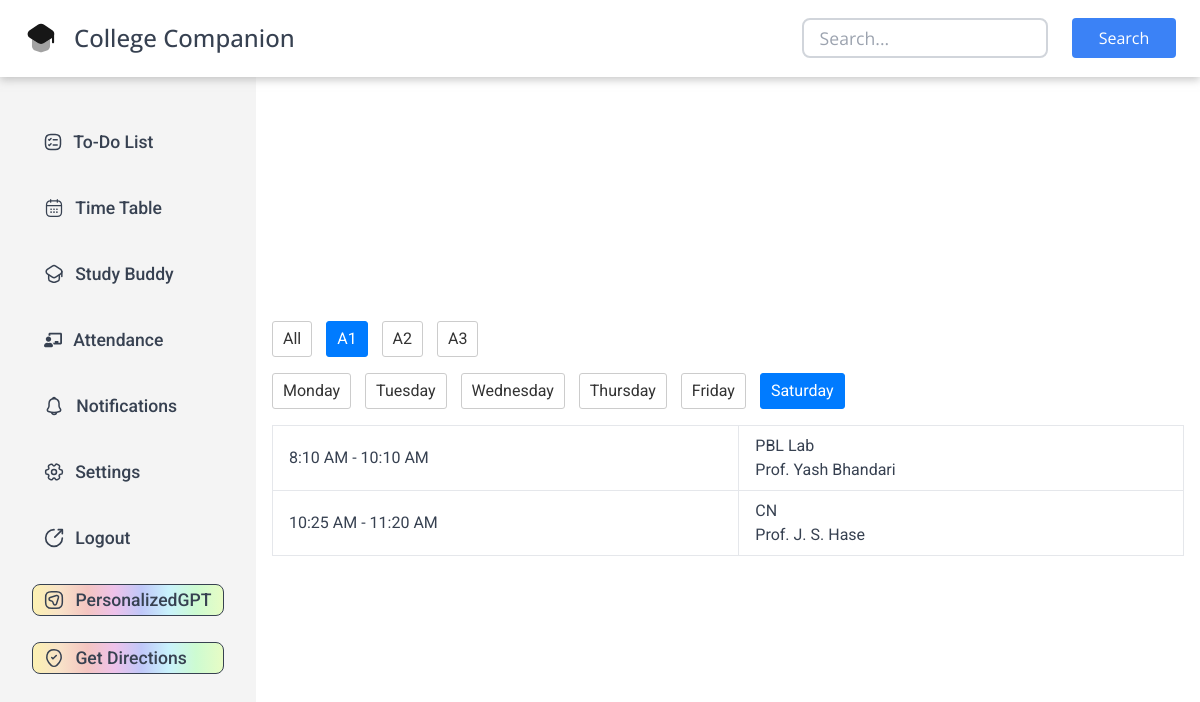
The page /timetable (signed in) on the database its author committed.
### tables this page shows
CREATE TABLE "timetable"(
 "id" INTEGER PRIMARY KEY,
 "day" TEXT,
 "time_slot" TEXT,
 "subject" TEXT,
 "faculty" TEXT,
 "batch" TEXT,
 "branch" TEXT
);

CREATE TABLE "faculty"(
  "id" TEXT,
  "name" TEXT,
  "email" TEXT,
  "subject" TEXT,
  "branch" TEXT
);

### app.py (the view)
@app.route("/timetable")
@login_required
def timetable():
    student_id = session['user_id']
    student_branch = db.execute(
        "SELECT branch FROM students WHERE id = ?", student_id)[0]['branch']
    roll_number = int(db.execute(
        "SELECT roll_no FROM students WHERE id = ?", student_id)[0]['roll_no'])
    if roll_number <= 26:
        student_batch = 'a1'
    elif roll_number >= 27 and roll_number <= 52:
        student_batch = 'a2'
    elif roll_number >= 53 and roll_number <= 77:
        student_batch = 'a3'
    else:
        student_batch = 'all'
    batch = request.args.get('batch', student_batch)
    current_date = datetime.now()
    current_day = current_date.strftime('%A')
    current_time = datetime.now().time()
    if current_day == "Sunday":
        day = request.args.get('day', 'Monday')
    else:
        day = request.args.get('day', current_day)
    time_table = db.execute(
        "SELECT time_slot, subject, faculty FROM timetable WHERE (branch = ?) AND (batch = ? OR batch = ?) AND (day = ?)", student_branch, batch, 'all', day)
    faculty_data = db.execute(
        "SELECT id, name FROM faculty WHERE branch = ?", student_branch
    )
    faculty_names = {}
    for item in faculty_data:
        faculty_names[item['id']] = item['name']
    return render_template("timetable.html", batch=batch, day=day, time_table=time_table, faculty_names=faculty_names, current_time=current_time, datetime=datetime, current_day=current_day)

### app.py (called while the page is built)
@app.after_request
def add_header(response):
    response.headers["Cache-Control"] = "no-cache, no-store, must-revalidate"
    response.headers["Pragma"] = "no-cache"
    response.headers["Expires"] = "0"
    return response

### helpers.py (called while the page is built)
def login_required(f):
    @wraps(f)
    def decorated_function(*args, **kwargs):
        if session.get("user_id") is None:
            return redirect("/login")
        return f(*args, **kwargs)
    return decorated_function

### templates/timetable.html (shortened to what this page needs)
{% extends "layout.html" %}
{% block head %}
<link href="https://cdn.jsdelivr.net/npm/tailwindcss@2.2.19/dist/tailwind.min.css" rel="stylesheet">
{% endblock %}
{% block main %}
<div class="container mx-auto px-4 py-8">
    <div class="batch-selector mb-4">
        <a href="/timetable_batch?batch=all&day={{ day }}" class="{% if batch=='all' %}active{% endif %}">All</a>
        <a href="/timetable_batch?batch=a1&day={{ day }}" class="{% if batch=='a1' %}active{% endif %}">A1</a>
        <a href="/timetable_batch?batch=a2&day={{ day }}" class="{% if batch=='a2' %}active{% endif %}">A2</a>
        <a href="/timetable_batch?batch=a3&day={{ day }}" class="{% if batch=='a3' %}active{% endif %}">A3</a>
    </div>
    <div class="day-selector mb-4">
        <a href="/timetable_batch?batch={{ batch }}&day=Monday" class="{% if day=='Monday' %}active{% endif %}">Monday</a>
        <a href="/timetable_batch?batch={{ batch }}&day=Tuesday" class="{% if day=='Tuesday' %}active{% endif %}">Tuesday</a>
        <a href="/timetable_batch?batch={{ batch }}&day=Wednesday" class="{% if day=='Wednesday' %}active{% endif %}">Wednesday</a>
        <a href="/timetable_batch?batch={{ batch }}&day=Thursday" class="{% if day=='Thursday' %}active{% endif %}">Thursday</a>
        <a href="/timetable_batch?batch={{ batch }}&day=Friday" class="{% if day=='Friday' %}active{% endif %}">Friday</a>
        <a href="/timetable_batch?batch={{ batch }}&day=Saturday" class="{% if day=='Saturday' %}active{% endif %}">Saturday</a>
    </div>
    <table class="w-full text-left">
        <tbody>
            {% for item in time_table %}
            {% set start_time, end_time = item.time_slot.split(' - ') %}
            {% set start_time_obj = datetime.strptime(start_time, '%I:%M %p').time() %}
            {% set end_time_obj = datetime.strptime(end_time, '%I:%M %p').time() %}
            <tr {% if current_time >= start_time_obj and current_time <= end_time_obj and day == current_day%} class="bg-yellow-200" {% endif %}>
                <td class="border px-4 py-2">{{ item.time_slot }}</td>
                <td class="border px-4 py-2">{{ item.subject }} <br> {{ faculty_names[item.faculty] }}</td>
            </tr>
            {% endfor %}
        </tbody>
    </table>
</div>
{% endblock %}

### static/todo.css (style rules this page uses)
* { padding: 0; margin: 0; color:#374151; }

### static/styles.css (style rules this page uses)
* { margin: 0; padding: 0; border: border-box; }
a { text-decoration: none; color:inherit; }

### templates/timetable.html (style rules this page uses)
.batch-selector a { display: inline-block; margin-right: 10px; padding: 5px 10px; text-decoration: none; color: #333; border: 1px solid #ccc; border-radius: 3px; }
.batch-selector a.active { background-color: #007bff; color: white; border-color: #007bff; }
.day-selector a { display: inline-block; margin-right: 10px; padding: 5px 10px; text-decoration: none; color: #333; border: 1px solid #ccc; border-radius: 3px; }
.day-selector a.active { background-color: #007bff; color: white; border-color: #007bff; }

### rows shown on the page
timetable: time_slot "8:10 AM - 10:10 AM", subject "PBL Lab", faculty.name "Prof. Yash Bhandari"
timetable: time_slot "10:25 AM - 11:20 AM", subject "CN", faculty.name "Prof. J. S. Hase"
